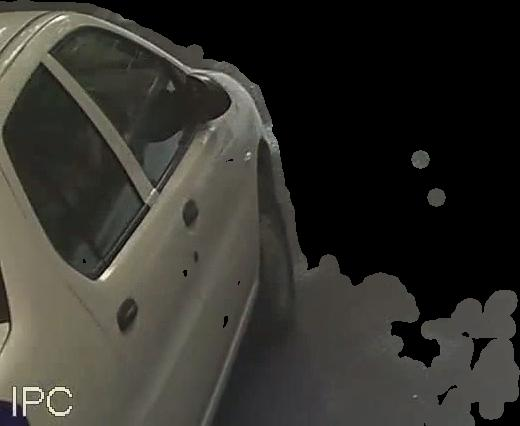
#> input picture HOG/Dataset/Car/img0000037.jpg, 520 x 426 px
$ python sift_code.py   (Python 2 division)   (older library calls are emulated)
#> lines starting #> are read from the running program, lines starting #| are printed output that depends on the picture
import cv2
import numpy as np
import os
from sklearn.cluster import KMeans
from sklearn.svm import SVC
import timeit
from sklearn.neighbors import KNeighborsClassifier
from sklearn.ensemble import RandomForestClassifier

sift = cv2.xfeatures2d.SIFT_create(150)
Y=[]
descriptors = np.zeros((1,128))
k=0
path1="./Dataset/Autorikshaw"
path2="./Dataset/Car"
path3="./Dataset/Cycle"
path4="./Dataset/Motorcycle"
path5="./Dataset/Person"
path6="./Dataset/Rikshaw"
path7="./Dataset/Wrong"
path8="./Dataset/Scooty"

for root, dirs, files in os.walk(path1, topdown=False):
  for name in files:
    if ".jpg" in (os.path.join(root, name)):
      im1=cv2.imread((os.path.join(root, name)))
      im1=cv2.cvtColor(im1, cv2.COLOR_BGR2GRAY)
      kp, des = sift.detectAndCompute(im1,None)
      img3 = np.zeros((1,1))
      row,col= des.shape
      descriptors = np.concatenate((descriptors,des),axis=0)
      img=cv2.drawKeypoints(im1,kp,img3,flags=cv2.DRAW_MATCHES_FLAGS_DRAW_RICH_KEYPOINTS)


s,h=descriptors.shape
for a in range(s-k):
  Y.append(0)
  k=k+1


for root, dirs, files in os.walk(path2, topdown=False):
  for name in files:
    if ".jpg" in (os.path.join(root, name)):
      im1=cv2.imread((os.path.join(root, name)))
#> im1 is the input picture: shape (426, 520, 3); mean B, G, R 45, 50.5, 51.5
      im1=cv2.cvtColor(im1, cv2.COLOR_BGR2GRAY)
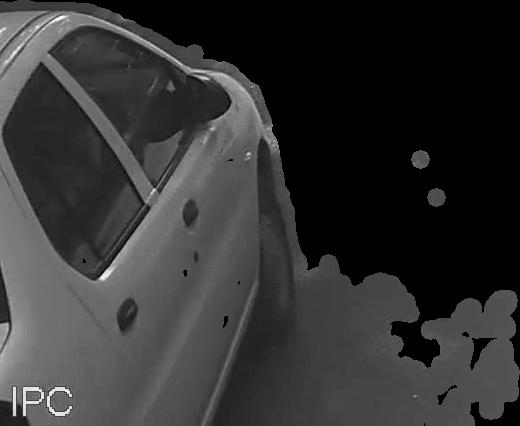
#> im1: shape (426, 520); min 0, max 253, mean 50.2
      kp, des = sift.detectAndCompute(im1,None)
#> kp = 150 keypoints; strongest (x, y, size): (14, 414, 2.7), (70, 407, 1.9), (70, 395, 1.9), (24, 414, 2.5)
      img3 = np.zeros((1,1))
      row,col= des.shape
#> row = 150; col = 128
      descriptors = np.concatenate((descriptors,des),axis=0)
      img=cv2.drawKeypoints(im1,kp,img3,flags=cv2.DRAW_MATCHES_FLAGS_DRAW_RICH_KEYPOINTS)


s,h=descriptors.shape
#> s = 451; h = 128
for a in range(s-k):
  Y.append(1)
  k=k+1
#> after the loop, Y = 451 values from 0 to 1; k = 451

for root, dirs, files in os.walk(path3, topdown=False):
  for name in files:
    if ".jpg" in (os.path.join(root, name)):
      im1=cv2.imread((os.path.join(root, name)))
      im1=cv2.cvtColor(im1, cv2.COLOR_BGR2GRAY)
      kp, des = sift.detectAndCompute(im1,None)
      img3 = np.zeros((1,1))
      row,col= des.shape
      descriptors = np.concatenate((descriptors,des),axis=0)
      img=cv2.drawKeypoints(im1,kp,img3,flags=cv2.DRAW_MATCHES_FLAGS_DRAW_RICH_KEYPOINTS)


s,h=descriptors.shape

for a in range(s-k):
  Y.append(2)
  k=k+1
#> after the loop, k = 451

for root, dirs, files in os.walk(path4, topdown=False):
  for name in files:
    if ".jpg" in (os.path.join(root, name)):
      im1=cv2.imread((os.path.join(root, name)))
      im1=cv2.cvtColor(im1, cv2.COLOR_BGR2GRAY)
      kp, des = sift.detectAndCompute(im1,None)
      img3 = np.zeros((1,1))
      row,col= des.shape
      descriptors = np.concatenate((descriptors,des),axis=0)
      img=cv2.drawKeypoints(im1,kp,img3,flags=cv2.DRAW_MATCHES_FLAGS_DRAW_RICH_KEYPOINTS)


s,h=descriptors.shape

for a in range(s-k):
  Y.append(4)
  k=k+1
#> after the loop, k = 451

for root, dirs, files in os.walk(path5, topdown=False):
  for name in files:
    if ".jpg" in (os.path.join(root, name)):
      im1=cv2.imread((os.path.join(root, name)))
      im1=cv2.cvtColor(im1, cv2.COLOR_BGR2GRAY)
      kp, des = sift.detectAndCompute(im1,None)
      img3 = np.zeros((1,1))
      row,col= des.shape
      descriptors = np.concatenate((descriptors,des),axis=0)
      img=cv2.drawKeypoints(im1,kp,img3,flags=cv2.DRAW_MATCHES_FLAGS_DRAW_RICH_KEYPOINTS)


s,h=descriptors.shape

for a in range(s-k):
  Y.append(5)
  k=k+1
#> after the loop, k = 451

for root, dirs, files in os.walk(path6, topdown=False):
  for name in files:
    if ".jpg" in (os.path.join(root, name)):
      im1=cv2.imread((os.path.join(root, name)))
      im1=cv2.cvtColor(im1, cv2.COLOR_BGR2GRAY)
      kp, des = sift.detectAndCompute(im1,None)
      img3 = np.zeros((1,1))
      row,col= des.shape
      descriptors = np.concatenate((descriptors,des),axis=0)
      img=cv2.drawKeypoints(im1,kp,img3,flags=cv2.DRAW_MATCHES_FLAGS_DRAW_RICH_KEYPOINTS)


s,h=descriptors.shape

for a in range(s-k):
  Y.append(6)
  k=k+1
#> after the loop, k = 451

for root, dirs, files in os.walk(path7, topdown=False):
  for name in files:
    if ".jpg" in (os.path.join(root, name)):
      im1=cv2.imread((os.path.join(root, name)))
      im1=cv2.cvtColor(im1, cv2.COLOR_BGR2GRAY)
      kp, des = sift.detectAndCompute(im1,None)
      img3 = np.zeros((1,1))
      row,col= des.shape
      descriptors = np.concatenate((descriptors,des),axis=0)
      img=cv2.drawKeypoints(im1,kp,img3,flags=cv2.DRAW_MATCHES_FLAGS_DRAW_RICH_KEYPOINTS)


s,h=descriptors.shape

for a in range(s-k):
  Y.append(7)
  k=k+1
#> after the loop, k = 451

for root, dirs, files in os.walk(path8, topdown=False):
  for name in files:
    if ".jpg" in (os.path.join(root, name)):
      im1=cv2.imread((os.path.join(root, name)))
      im1=cv2.cvtColor(im1, cv2.COLOR_BGR2GRAY)
      kp, des = sift.detectAndCompute(im1,None)
      img3 = np.zeros((1,1))
      row,col= des.shape
      descriptors = np.concatenate((descriptors,des),axis=0)
      img=cv2.drawKeypoints(im1,kp,img3,flags=cv2.DRAW_MATCHES_FLAGS_DRAW_RICH_KEYPOINTS)


s,h=descriptors.shape

for a in range(s-k):
  Y.append(8)
  k=k+1
#> after the loop, k = 451


print k
#| 451
print descriptors.shape
#| (451, 128)

print "Feature Set Created"


clf = RandomForestClassifier(n_estimators=100, criterion='gini', max_depth=None, min_samples_split=2, min_samples_leaf=1, min_weight_fraction_leaf=0.0, max_features='auto', max_leaf_nodes=None, bootstrap=True, oob_score=False, n_jobs=1, random_state=None, verbose=0, warm_start=False, class_weight=None)

#> (the run stopped early here; a loop or call above may not have finished)
